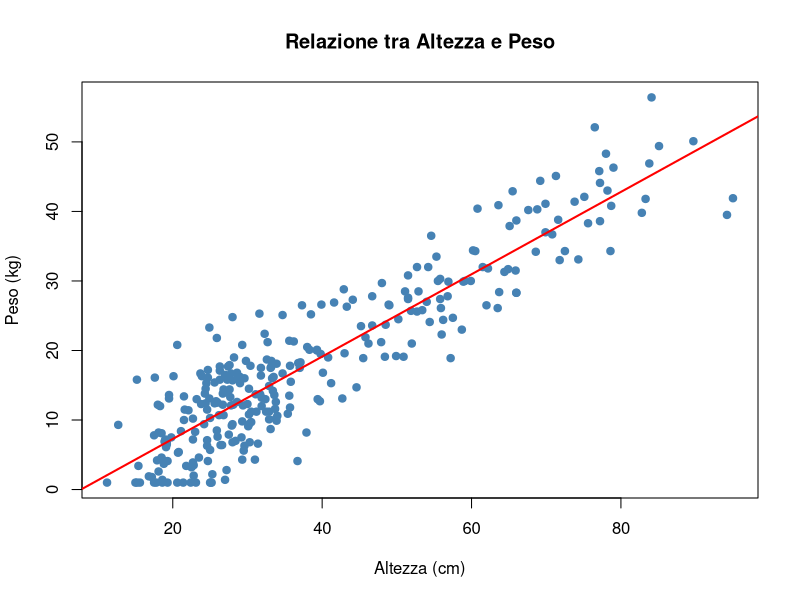
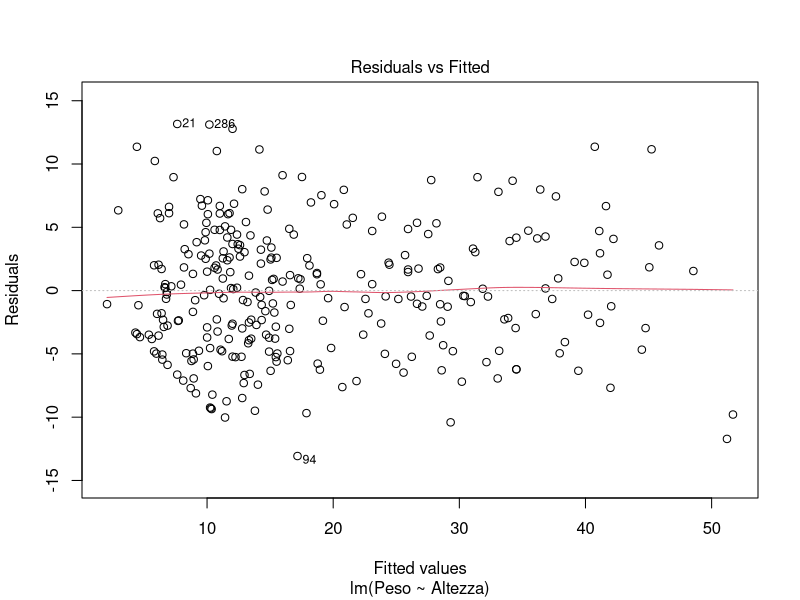
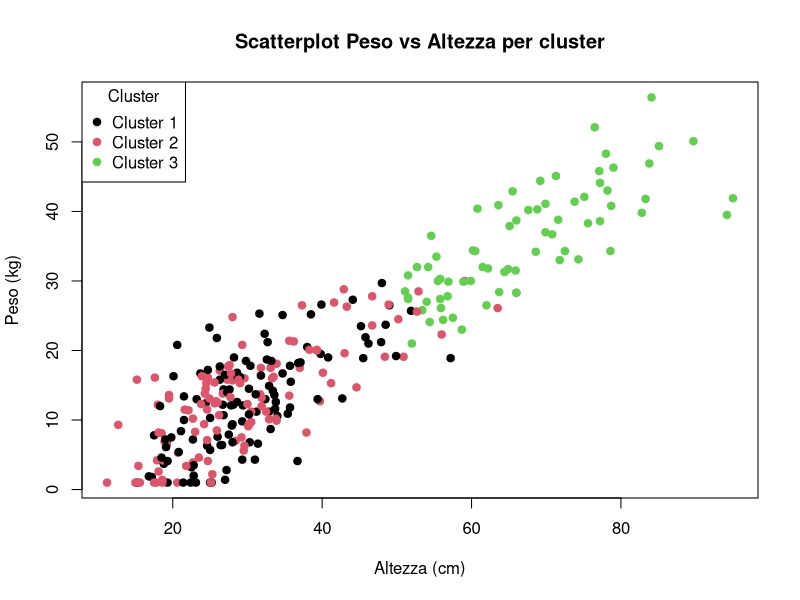

Write R code to recreate these figures, in order.
## ---- chunk 1
# Scrivo la funzione
funzione <- function(n){
  # Controllo che n sia intero e > 10
  if (!is.numeric(n) || n != round(n) || n <= 10) {
    stop("Errore: n deve essere un numero intero > 10")
  }
  
  # Genero le variabili
  Eta <- sample(18:70, n, replace = TRUE)
  Altezza <- rnorm(n, mean = 170, sd = 10)  # varianza 100 -> sd 10
  epsilon <- rnorm(n, mean = 0, sd = 8)
  Peso <- 0.7 * Altezza - 50 + epsilon
  OreStudio <- sample(0:10, n, replace = TRUE)
  Lavoro <- sample(c(0, 1), n, replace = TRUE)
  Lavoro <- factor(Lavoro, levels = c(0, 1), labels = c("No", "Si"))
  
  # Creo il data.frame
  df <- data.frame(Eta, Altezza, Peso, OreStudio, Lavoro)
  return(df)
}

# Test veloce (senza set.seed, solo per vedere se funziona)
test_df <- funzione(15)
head(test_df)
str(test_df)
## ---- chunk 2
# Estensione della funzione
funzione <- function(n){
  # Controllo che n sia intero e > 10
  if (!is.numeric(n) || n != round(n) || n <= 10) {
    stop("Errore: n deve essere un numero intero > 10")
  }
  
    # Genero le variabili
  Eta <- sample(18:70, n, replace = TRUE)
  Altezza <- rnorm(n, mean = 170, sd = 10)  
  epsilon <- rnorm(n, mean = 0, sd = 8)
  Peso <- 0.7 * Altezza - 50 + epsilon
  OreStudio <- sample(0:10, n, replace = TRUE)
  Lavoro <- sample(c(0, 1), n, replace = TRUE)
  Lavoro <- factor(Lavoro, levels = c(0, 1), labels = c("No", "Si"))
  
  # Creo il data.frame
  df <- data.frame(Eta, Altezza, Peso, OreStudio, Lavoro)
  
  # Elementi aggiuntivi per la lista
  medie <- sapply(df[, sapply(df, is.numeric)], mean)
  correlazione <- cor(df[, sapply(df, is.numeric)])
  sopra_media <- sum(df$Peso > mean(df$Peso))
  tabella_lavoro <- table(df$Lavoro)
  df_ordinato <- df[order(df$OreStudio, decreasing = TRUE), ]

  # Restituisco la lista
  lista <- list(
    data = df,
    media = medie,
    correlazione = correlazione,
    sopra_media = sopra_media,
    tabella_lavoro = tabella_lavoro,
    df_ordinato = df_ordinato
  )
  return(lista)
}

# Test con set.seed(123) e n = 50
set.seed(123)
risultato <- funzione(50)

# Estraggo la matrice di correlazione
matrice_cor <- risultato$correlazione
matrice_cor
## ---- chunk 3
# Carico il dataset
animali <- read.csv("animali.csv", sep = "-", header = TRUE)

# Controllo veloce
str(animali)
head(animali)

# Calcolo della devianza di Peso
devianza_peso <- sum((animali$Peso - mean(animali$Peso))^2)
devianza_peso
## ---- chunk 4
# Carico il dataset
dati <- read.csv("animali.csv", sep = "-")

# Seleziono le variabili quantitative
variabili_quant <- dati[, c("Peso", "Altezza", "Eta", "OreSonno")]

# Calcolo la matrice di correlazione (su dati standardizzati = covarianza)
matrice_cor <- cor(variabili_quant)
matrice_cor

# Trovo la coppia con correlazione maggiore (esclusa la diagonale)
matrice_senza_diag <- matrice_cor
diag(matrice_senza_diag) <- NA

# Indice del massimo in valore assoluto
indice_max <- which.max(abs(matrice_senza_diag))
riga_max <- row(matrice_senza_diag)[indice_max]
colonna_max <- col(matrice_senza_diag)[indice_max]

# Stampo il risultato
cat("La coppia con covarianza maggiore è:", 
    rownames(matrice_cor)[riga_max], "e", 
    colnames(matrice_cor)[colonna_max], "\n")
cat("Covarianza =", matrice_cor[riga_max, colonna_max], "\n")
## ---- chunk 5
# Carico il dataset 
dati <- read.csv("animali.csv", sep = "-")

# Tabella di contingenza
tabella <- table(dati$Sesso, dati$Domestico)

# Test chi-quadrato
test_chi <- chisq.test(tabella)

# Output del test
test_chi

## ---- chunk 6
# Carico il dataset 
dati <- read.csv("animali.csv", sep = "-")

# Creo la nuova variabile combinando Specie e Domestico
dati$Specie_Domestico <- interaction(dati$Specie, dati$Domestico, sep = "_")

# Calcolo la mediana di Peso per ogni combinazione
mediane <- tapply(dati$Peso, dati$Specie_Domestico, median)

# Stampo tutte le mediane
mediane

# Trovo la combinazione con mediana massima
combinazione_max <- names(mediane)[which.max(mediane)]
mediana_max <- max(mediane)

cat("Combinazione con mediana più elevata:", combinazione_max, "\n")
cat("Mediana =", mediana_max, "\n")
## ---- chunk 7
# Carico il dataset 
dati <- read.csv("animali.csv", sep = "-")

# Modello di regressione lineare
modello <- lm(Peso ~ Altezza, data = dati)

# Output del modello
summary(modello)

## ---- chunk 8
# Scatterplot con retta di regressione
plot(dati$Altezza, dati$Peso,
     xlab = "Altezza (cm)", ylab = "Peso (kg)",
     main = "Relazione tra Altezza e Peso",
     pch = 19, col = "steelblue")
abline(modello, col = "red", lwd = 2)
## ---- chunk 9
# Grafico dei residui vs valori stimati
plot(modello, which = 1)
## ---- chunk 10
# Calcolo manuale con i coefficienti del modello
previsto <- coef(modello)[1] + coef(modello)[2] * 180

# Oppure con predict()
predict(modello, newdata = data.frame(Altezza = 180))

previsto
## ---- chunk 11
# Carico il dataset
dati <- read.csv("animali.csv", sep = "-")

# Seleziono le variabili quantitative
variabili_quant <- dati[, c("Peso", "Altezza", "Eta", "OreSonno")]

# Standardizzo
DataScaled <- scale(variabili_quant)

# K-means con k=3
set.seed(123)
kmeans_result <- kmeans(DataScaled, centers = 3, nstart = 25)

# Aggiungo il cluster al dataset
dati$cluster <- kmeans_result$cluster

# Calcolo le medie originali per cluster con aggregate()
centroidi_originali <- aggregate(cbind(Peso, Altezza, Eta, OreSonno) ~ cluster, 
                                 data = dati, FUN = mean)

centroidi_originali

## ---- chunk 12
# Carico il dataset
dati <- read.csv("animali.csv", sep = "-")

# Seleziono le variabili quantitative
variabili_quant <- dati[, c("Peso", "Altezza", "Eta", "OreSonno")]

# Standardizzo
DataScaled <- scale(variabili_quant)

# K-means con k=3
set.seed(123)
kmeans_result <- kmeans(DataScaled, centers = 3, nstart = 25)

# Numerosità dei cluster
table(kmeans_result$cluster)
## ---- chunk 13
# Carico il dataset
dati <- read.csv("animali.csv", sep = "-")

# Seleziono le variabili quantitative
variabili_quant <- dati[, c("Peso", "Altezza", "Eta", "OreSonno")]

# Standardizzo
DataScaled <- scale(variabili_quant)

# K-means con k=3
set.seed(123)
kmeans_result <- kmeans(DataScaled, centers = 3, nstart = 25)

# Aggiungo i cluster al dataset
dati$cluster <- kmeans_result$cluster

# Medie delle variabili quantitative per cluster (scala originale)
aggregate(cbind(Peso, Altezza, Eta, OreSonno) ~ cluster, data = dati, FUN = mean)

# Distribuzione di Specie per cluster
table(dati$Specie, dati$cluster)

# Distribuzione di Domestico per cluster
table(dati$Domestico, dati$cluster)

## ---- chunk 14
# Carico il dataset
dati <- read.csv("animali.csv", sep = "-")

# Seleziono le variabili quantitative
variabili_quant <- dati[, c("Peso", "Altezza", "Eta", "OreSonno")]

# Standardizzo
DataScaled <- scale(variabili_quant)

# K-means con k=3
set.seed(123)
kmeans_result <- kmeans(DataScaled, centers = 3, nstart = 25)

# Aggiungo i cluster al dataset
dati$cluster <- as.factor(kmeans_result$cluster)

# Scatterplot
plot(dati$Altezza, dati$Peso,
     col = dati$cluster,
     pch = 19,
     xlab = "Altezza (cm)",
     ylab = "Peso (kg)",
     main = "Scatterplot Peso vs Altezza per cluster")

# Legenda
legend("topleft",
       legend = c("Cluster 1", "Cluster 2", "Cluster 3"),
       col = 1:3,
       pch = 19,
       title = "Cluster")
